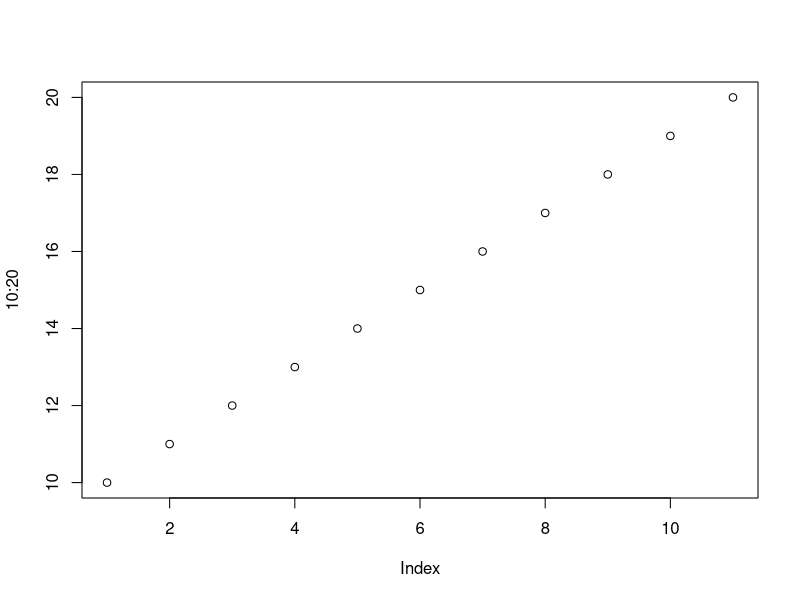

Write the R code that produced this figure. (Note: this script raises an error after producing the figure.)
mat <- matrix(0,nrow=3,ncol=3)
datafm<-data.frame(A=1:3,B=letters[1:3],C=8:10)
plot(10:20)
aa < - 1:20

bb <- list(1:10, 2:11)

cc <- sapply(1:10, function(x) x+1)
